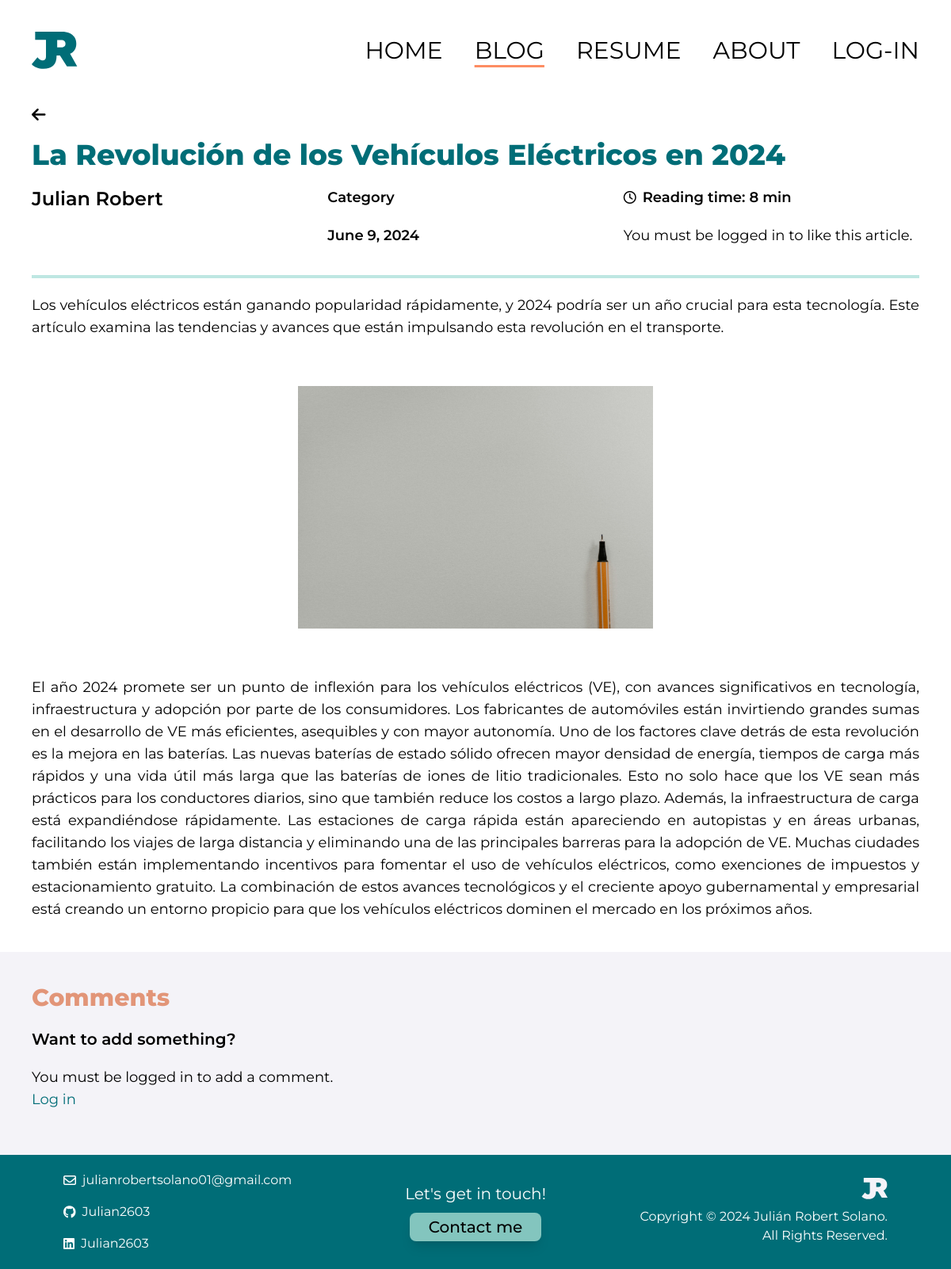
Screenshot of /blog/article/4 with the database file from the repository.
### blog/models.py (models this page shows, shortened)
class Article(models.Model):
  title = models.CharField(max_length=255)
  author = models.ForeignKey(User, on_delete=models.CASCADE)
  category = models.CharField(max_length=255, default="Category")
  date = models.DateField(default=datetime.date.today)
  abstract = models.CharField(max_length=500, default='Abstract of the article')
  reading_time = models.IntegerField(default=5)
  likes = models.IntegerField(default=0)
  body = models.TextField()

### blog/views.py (the view)
# urls.py: path('article/<int:pk>', ArticleDetailView.as_view(), name="article"),
class ArticleDetailView(DetailView):
    model = Article
    template_name = 'article.html'
    def get_context_data(self, **kwargs):
        context = super().get_context_data(**kwargs)
        context['comments'] = Comment.objects.filter(article=self.object).order_by('-comment_date')
        context['form'] = CommentForm()
        return context

### blog/templates/article.html (shortened to what this page needs)
{% load socialaccount %}
{% load static tailwind_tags %}
<html lang="en" class="scroll-smooth">
  <head>
    {% load static %}
    {% tailwind_css %}
</head>
<body>
<div class="pt-10 pb-2 flex justify-between px-10 items-center">
  <div class="flex justify-start">
      <img src="{% static 'imgs/logo.svg' %}" alt="Logo">
  </div>
  <div class="hidden md:flex flex-row justify-center space-x-10">
      <a href="{% url 'home' %}" class="font-sans font-normal text-3xl transition duration-300 hover:text-[#FD8C62]">HOME</a>
      <a href="{% url 'blog' %}" class="font-sans font-normal text-3xl transition duration-300 decoration-[#FD8C62] underline underline-offset-8">BLOG</a>
      <a href="{% url 'resume' %}" class="font-sans font-normal text-3xl transition duration-300 hover:text-[#FD8C62]">RESUME</a>
      <a href="{% url 'about' %}" class="font-sans font-normal text-3xl transition duration-300 hover:text-[#FD8C62]">ABOUT</a>
      {% if user.is_authenticated %}
      <div class="relative">
        <button id="profile-btn" class="flex items-center space-x-2 focus:outline-none">
            <i class="fas fa-user-circle text-3xl"></i>
        </button>
        <div id="profile-menu" class="hidden absolute right-0 mt-2 w-auto bg-white border border-gray-200 rounded-lg shadow-lg">
            <div class="py-2 px-4">
                <p class="text-gray-900">{{ user.first_name }} {{ user.last_name }}</p>
                <p class="text-gray-500">{{ user.email }}</p>
            </div>
            <div class="py-2 border-t border-gray-200 hover:bg-gray-100">
                <a href="{% url 'account_logout' %}" class="block px-4 py-2 text-gray-700">Log out</a>
            </div>
        </div>
    </div>
      {% else %}
      <a href="{% provider_login_url 'google' %}?next=/" class="font-sans font-normal text-3xl transition duration-300 hover:text-[#FD8C62]">LOG-IN</a>
      {% endif %}
  </div>
</div>
  <section id="article">
    <div class="p-10 flex flex-col gap-5">
      <div class="flex justify-start align-center text-xl">
        <a href="{% url 'blog' %}"><i class="fa-solid fa-arrow-left"></i></a>
      </div>
      <h1 class="font-sans font-extrabold text-4xl text-[#006D77]">{{ article.title }}</h1>
      <div class="grid grid-cols-3">
        <div class="">
          <h2 class="font-sans font-semibold text-2xl text-black">{{ article.author.first_name }} {{ article.author.last_name }}</h2>
        </div>
        <div class="flex flex-col gap-5">
          <h2 class="font-sans font-semibold text-lg text-black"> {{ article.category }} </h2>
          <h2 class="font-sans font-semibold text-lg text-black"> {{ article.date }} </h2>
        </div>
        <div class="flex flex-col gap-5">
          <div class="flex flex-row gap-2 justify-start align-center items-center">
            <i class="fa-regular fa-clock"></i>
            <h2 class="font-sans font-semibold text-lg text-black"> Reading time: {{ article.reading_time }} min</h2>
          </div>
          {% if user.is_authenticated %}
            <button id="like-button" class="flex flex-row gap-2 justify-start align-center items-center focus:outline-none" data-article-id="{{ article.id }}">
              <i id="like-icon" class="fa-regular fa-heart"></i>
              <h2 id="like-count" class="font-sans font-normal text-lg text-black">{{ article.likes }} likes</h2>
            </button>
          {% else %}
            <p class="font-sans font-normal text-lg text-black">You must be logged in to like this article.</p>
          {% endif %}
        </div>
      </div>
      <hr class="flex justify-center align-center items-center border-2 roundes-full border-[#BEE7E2] w-full mt-4">
      <div class="flex flex-col text-justify">
        <p class="font-sans font-regular text-lg text-black"> {{ article.abstract }} </p>
      </div>
      <div class="flex justify-center my-10">
        <img class="flex items-center w-2/5" src="{% static 'imgs/placeholder.jpg' %}" alt="">
      </div>
      <div class="text-justify">
        <p class="font-sans font-regular text-lg text-black"> {{ article.body }}</p>
      </div>
    </div>
  </section>
 <section id="comments">
  <div class="flex flex-col gap-5 p-10 bg-[F4F3F8]">
    <h2 class="font-sans font-extrabold text-3xl text-[#E29578]">Comments</h2>
    <div class="flex flex-col justify-start items-start gap-5">
      <h2 class="font-sans font-semibold text-xl text-black">Want to add something?</h2>
      <div class="w-11/12 mb-4">
        {% if user.is_authenticated %}
          <form id="commentForm" method="POST" action="{% url 'add-comment' %}">
            {% csrf_token %}
            <div class="grid xl:grid-cols-4 xl:gap-6">
              <div class="relative z-0 mb-6 w-full group">
                <input type="tel" name="name" id="floating_name" class="block py-2.5 px-0 w-full text-sm text-black bg-transparent border-0 border-b-2 border-gray-500 appearance-none focus:outline-none focus:ring-0 focus:border-[#006D77] peer" placeholder=" " required />
                <label for="floating_name" class="absolute text-sm text-gray-500 duration-300 transform -translate-y-6 scale-75 top-3 -z-10 origin-[0] peer-focus:left-0 peer-focus:text-[#006D77] peer-placeholder-shown:scale-100 peer-placeholder-shown:translate-y-0 peer-focus:scale-75 peer-focus:-translate-y-6">Name</label>
              </div>
              <div class="col-span-2 relative z-0 mb-6 w-full group ">
                <input type="text" name="comment_body" id="floating_comment" class="block py-2.5 px-0 w-full text-sm text-black bg-transparent border-0 border-b-2 border-gray-500 appearance-none focus:outline-none focus:ring-0 focus:border-[#006D77] peer" placeholder=" " required />
                <label for="floating_comment" class="absolute text-sm text-gray-500 duration-300 transform -translate-y-6 scale-75 top-3 -z-10 origin-[0] peer-focus:left-0 peer-focus:text-[#006D77] peer-placeholder-shown:scale-100 peer-placeholder-shown:translate-y-0 peer-focus:scale-75 peer-focus:-translate-y-6">Write a comment</label>
              </div>
              <div class="">
                <button type="submit" class="text-white bg-[#006D77] transition duration-300 shadow-lg hover:bg-[#83C5BE]/70 hover:text-gray-700 focus:ring-4 focus:ring-blue-300 font-medium rounded-lg text-base w-full sm:w-auto px-5 py-2.5 text-center">Add comment</button>
              </div>
            </div>
            <input type="hidden" name="article_id" value="{{ article.id }}">
          </form>
        {% else %}
          <p class="font-sans font-normal text-lg text-black">You must be logged in to add a comment.</p>
          <a href="{% url 'login' %}" class="font-sans font-normal text-lg text-[#006D77] hover:underline">Log in</a>
        {% endif %}
      </div>
    </div>
  </div>
</section>
   <div class="p-5 px-20 bg-[#006D77] grid grid-cols-1 md:grid-cols-3 gap-7 shrink-0">
    <div class="flex flex-col items-center md:items-start gap-4">
        <div class="flex items-center space-x-2">
            <i class="fa-regular fa-envelope text-white"></i>
            <a class="font-sans font-normal text-s text-white" href="mailto:julian.robertsolano@ucr.ac.cr">julianrobertsolano01@gmail.com</a>
        </div>
        <div class="flex items-center space-x-2">
            <i class="fa-brands fa-github text-white"></i>
            <a class="font-sans font-normal text-s text-white" href="https://github.com/">Julian2603</a>
        </div>
        <div class="flex items-center space-x-2">
            <i class="fa-brands fa-linkedin text-white"></i>
            <a class="font-sans font-normal text-s text-white" href="https://www.linkedin.com/">Julian2603</a>
        </div>
    </div>
    <div class="flex flex-col items-center justify-center gap-2.5">
        <p class="font-sans font-normal text-xl text-white text-center">Let's get in touch!</p>
        <a href="{% url 'contact' %}" class="bg-[#83C5BE] transition duration-300 hover:bg-[#83C5BE]/70 p-1 px-6 rounded-lg font-sans font-medium text-xl text-black shadow-lg">Contact me</a>
    </div>
    <div class="flex flex-col items-center md:items-end gap-1.5">
        <div class="flex justify-center md:justify-end">
            <img class="h-10" src="{% static 'imgs/logo-white.svg' %}">
        </div>
        <div class="text-center md:text-right">
            <p class="font-sans font-normal text-s text-white">Copyright &#169; 2024 Julián Robert Solano. All Rights Reserved.</p>
        </div>
    </div>
</div>
</body>
</html>

### rows the page displays
Article: title "La Revolución de los Vehículos Eléctricos en 2024", author.first_name "Julian", author.last_name "Robert", category "Category", date "June 9, 2024", reading_time "8", abstract "Los vehículos eléctricos están ganando popularidad rápidamente, y 2024 podría ser un año crucial para esta tecnología. Este artículo examina las tendencias y avances que están impulsando esta revolución en el transporte.", body "El año 2024 promete ser un punto de inflexión para los vehículos eléctricos (VE), con avances significativos en tecnología, infraestructura y adopción por parte de los consumidores. Los fabricantes de automóviles están invirtiendo grandes sumas en el desarrollo de VE más eficientes, asequibles y con mayor autonomía. Uno de los factores clave detrás de esta revolución es la mejora en las baterías. Las nuevas baterías de estado sólido ofrecen mayor densidad de energía, tiempos de carga más rápidos y una vida útil más larga que las baterías de iones de litio tradicionales. Esto no solo hace que los VE sean más prácticos para los conductores diarios, sino que también reduce los costos a largo…"
